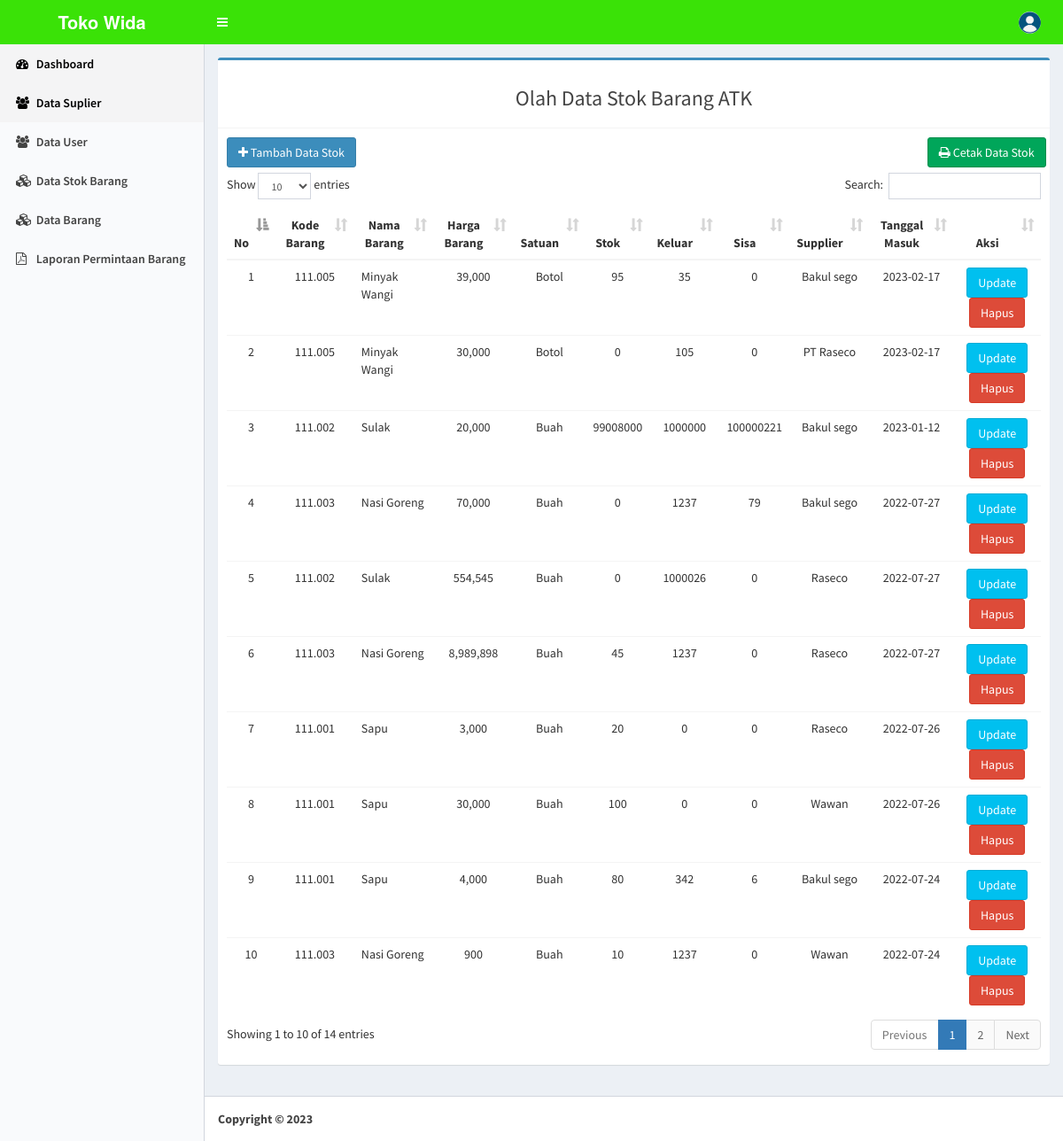
/bendahara/index?p=stokbarang, run on the app's committed database.
### tables this page shows
CREATE TABLE `stokbarang` (
  `id_kode_brg` int(2) NOT NULL,
  `kode_brg` varchar(7) NOT NULL,
  `id_jenis` int(2) NOT NULL,
  `nama_brg` varchar(50) NOT NULL,
  `hargabarang` varchar(50) NOT NULL,
  `satuan` varchar(50) NOT NULL,
  `stok` int(11) NOT NULL,
  `keluar` int(11) NOT NULL,
  `sisa` int(11) NOT NULL,
  `keterangan` varchar(50) NOT NULL,
  `supplier` varchar(100) NOT NULL,
  `tgl_input` date NOT NULL
);

### bendahara/stokbarang.php (the view, shortened to what this page needs)
<?php
include "../fungsi/koneksi.php";
  $query = mysqli_query($koneksi, "SELECT * FROM stokbarang order by tgl_input DESC");
?>
<section class="content">
  <div class="row">
    <div class="col-sm-12">
      <div class="box box-primary">
        <div class="box-header with-border">
          <h3 class="text-center">Olah Data Stok Barang  ATK</h3>
        </div>
        <div class="box-body">
          <div class="row">
            <div class="col-md-2">
              <a href="index?p=tambahstok" class=" btn btn-primary"><i class="fa fa-plus"></i> Tambah Data Stok</a><br>
            </div>
            <div class="col-md-2 pull-right">
              <a target="_blank" href="cetakstok.php" class="btn btn-success"><i class="fa fa-print"></i> Cetak Data Stok</a><br>
            </div>
            <br><br>
          </div>
          <div class="table-responsive">
            <table class="table text-center" id="material">
             <thead  >
              <tr>
               <th>No</th>
               <th>Kode Barang</th>
               <th>Nama Barang</th>
               <th>Harga Barang</th>
               <th>Satuan</th>
               <th>Stok</th>
               <th>Keluar</th>
               <th>Sisa</th>
               <th>Supplier</th>
               <th>Tanggal Masuk</th>
               <th>Aksi</th>
             </tr>
           </thead>
           <tbody>
            <tr>
             <?php
             $no =1 ;
             if (mysqli_num_rows($query)) {
               while($row=mysqli_fetch_assoc($query)):
                ?>
                <td> <?= $no; ?> </td>
                <td> <?= $row['kode_brg']; ?> </td>
                <td style="text-align: left;"> <?= $row['nama_brg']; ?> </td>
                <td> <?= number_format($row['hargabarang']); ?> </td>
                <td> <?= $row['satuan']; ?> </td>
                <td> <?= $row['stok']; ?> </td>
                <td> <?= $row['keluar']; ?> </td>
                <td> <?= $row['sisa']; ?> </td>
                <td> <?= $row['supplier']; ?> </td>
                <td><?= $row['tgl_input']; ?> </td>
                <td>
                  <a href="?p=stokbarang&aksi=edit&id=<?= $row['id_kode_brg']; ?>"><span data-placement='top' data-toggle='tooltip' title='Update'><button  class="btn btn-info">Update</button></span></a>
                  <a href="?p=stokbarang&aksi=hapus&id=<?= $row['id_kode_brg']; ?>"><span data-placement='top' data-toggle='tooltip' title='Hapus'><button  class="btn btn-danger" onclick="return confirm('Yakin ingin menghapus ?')">Hapus</button></span></a>
                </td>
              </tr>
              <?php $no++; endwhile; } ?>
            </tbody>
          </table>
        </div>
      </div>
    </div>
  </div>
</div>
</section>

### bendahara/index.php (shortened to what this page needs)
<!DOCTYPE html>
<html>
<head>
  <link rel="stylesheet" href="../assets/bootstrap/css/bootstrap.min.css">
  <link href="../assets/bootstrap/css/custom.css" rel="stylesheet">
  <link rel="stylesheet" href="../assets/fa/css/font-awesome.min.css">
  <link rel="stylesheet" href="../assets/dist/css/AdminLTE.min.css">
   <link rel="stylesheet" href="../assets/dist/css/skins/_all-skins.min.css">
   <link rel="stylesheet" href="../assets/plugins/iCheck/flat/blue.css">
   <link rel="stylesheet" href="../assets/plugins/morris/morris.css">
   <link rel="stylesheet" href="../assets/plugins/jvectormap/jquery-jvectormap-1.2.2.css">
   <link rel="stylesheet" href="../assets/plugins/datepicker/datepicker3.css">
   <link rel="stylesheet" href="../assets/plugins/daterangepicker/daterangepicker.css">
   <link rel="stylesheet" href="../assets/plugins/bootstrap-wysihtml5/bootstrap3-wysihtml5.min.css">
   <link rel="stylesheet" href="../assets/plugins/datatables/dataTables.bootstrap.css">
 </head>
 <body class="hold-transition skin-red-light sidebar-mini">
  <div class="wrapper">
    <header class="main-header">
     <div class="logo">
      <span class="logo-lg"><b>Toko Wida</b></span>
    </div>
    <nav class="navbar navbar-static-top">
      <a href="#" class="sidebar-toggle" data-toggle="offcanvas" role="button">
      </a>
      <div class="navbar-custom-menu">
        <ul class="nav navbar-nav">
          <li class="dropdown user user-menu">
            <a href="#" class="dropdown-toggle" data-toggle="dropdown">
              <img src="../gambar/user.png" class="user-image" alt="User Image">
            </a>
          </li>
        </ul>
      </div>
    </nav>
</header>
<aside class="main-sidebar">
  <section class="sidebar">
    <ul class="sidebar-menu">
      <li class="active treeview">
        <a href="index">
          <i class="fa fa-dashboard"></i> <span>Dashboard</span>
        </a>
      </li>
      <li class="active treeview">
        <a href="index?p=supplier">
          <i class="fa fa-users"></i> <span>Data Suplier</span>
        </a>
      </li>
      <li><a href="index?p=user"><i class="fa fa-users"></i> <span>Data User</span></a></li>
      <li class="treeview">
        <a href="index?p=stokbarang">
          <i class="fa fa-cubes"></i>
          <span>Data Stok Barang</span>
        </a>
     </li>
      <li class="treeview">
        <a href="#">
          <i class="fa fa-cubes"></i>
          <span>Data Barang</span>
        </a>
     </li>
    <li class="treeview">
      <a href="#">
        <i class="fa fa-file-pdf-o"></i>
        <span>Laporan Permintaan Barang </span>
      </a>
    </li>
  </ul>
</section>
</aside>
<div class="content-wrapper">
  <?php include "page.php"; ?>
</div>
<footer class="main-footer">
 <strong>Copyright &copy; 2023 </strong>
</footer>
</body>
</html>

### bendahara/page.php (shortened to what this page needs)
<?php
$page = isset($_GET['p']) ? $_GET['p'] : "";
if ($page == 'formpesan') {
    include_once "formpesan.php";
} else if ($page=="") {
    include_once "main.php";
}  else if ($page=="material") {
    include_once "material.php";
}  else if ($page=="material-m1") {
    include_once "material-m1.php";
}  else if ($page=="material-m2") {
    include_once "material-m2.php";
}  else if ($page=="material-m3") {
    include_once "material-m3.php";
} else if ($page=="tambahmaterial") {
    include_once "tambahmaterial.php";
} else if ($page=="tambahmaterial-m1") {
    include_once "tambahmaterial-m1.php";
} else if ($page=="tambahmaterial-m2") {
    include_once "tambahmaterial-m2.php";
 } else if ($page=="tambahmaterial-m3") {
    include_once "tambahmaterial-m3.php";
} else if ($page=="user") {
    include_once "user.php";
}  else if ($page=="edit") {
    include_once "editmaterial.php";
}  else if ($page=="edit-m1") {
    include_once "edit-m1.php";
}  else if ($page=="edit-m2") {
    include_once "edit-m2.php";
}  else if ($page=="edit-m3") {
    include_once "edit-m3.php";
} else if ($page=="hapusmaterial-m1") {
    include_once "hapusmaterial-m1.php";
} else if ($page=="hapusmaterial-m2") {
    include_once "hapusmaterial-m2.php";
} else if ($page=="hapusmaterial-m3") {
    include_once "hapusmaterial-m3.php";
} else if ($page=="hapususer") {
    include_once "hapususer.php";
} else if ($page=="edituser") {
    include_once "edituser.php";
} else if ($page=="tambahuser") {
    include_once "tambahuser.php";
} else if ($page=="cetakstok") {
    include_once "halcetak.php";
} else if ($page=="editpesanminta") {
    include_once "editpesanminta.php";
} else if ($page=="tidaksetuju") {
    include_once "tidaksetuju.php";
} else if ($page=="cetakpesanan") {
    include_once "cetakpesanan.php";
}  else if ($page=="formpengajuan") {
  include_once "formpengajuan.php";
} else if ($page=="tidaksetujupengajuan") {
    include_once "tidaksetujupengajuan.php";
} else if ($page=="lap_keluar") {
    include_once "lap_keluar.php";
} else if ($page=="lap_masuk") {
    include_once "lap_masuk.php";
} else if ($page=="datapermintaan") {
    include_once "datapermintaan.php";
}  else if ($page=="detilpermintaan") {
    include_once "detilpermintaan.php";
}  else if ($page=="datapengeluaran") {
    include_once "datapengeluaran.php";
}  else if ($page=="laporanpengeluaran") {
    include_once "laporanpengeluaran.php";
} else if ($page=="detil_datapengeluaran") {
    include_once "detil_datapengeluaran.php";
}  else if ($page=="laporanpengeluaran2") {
    include_once "laporanpengeluaran2.php";
}  else if ($page=="laporanpengeluaran3") {
    include_once "laporanpengeluaran3.php";
}   else if ($page=="laporanpemasukan") {
    include_once "laporanpemasukan.php";
}  else if($page == "detillaporanpemasukan"){
    include_once "detillaporanpemasukan.php";
}  else if ($page=="laporanpemasukan2") {
    include_once "laporanpemasukan2.php";
}   else if ($page=="datapemasukan") {
    include_once "datapemasukan.php";
} else if ($page=="detilpengajuan") {
    include_once "detilpengajuan.php";
}  else if ($page=="datapengajuan") {
    include_once "datapengajuan.php";
}else if ($page=="rekapitulasipermintaan") {
    include_once "rekapitulasipermintaan.php";
}else if ($page=="rekapitulasipengajuan") {
    include_once "rekapitulasipengajuan.php";
}else if ($page=="detil_lap_permintaan") {
    include_once "detil_lap_permintaan.php";
}else if ($page=="detil_lap_pengajuan") {
    include_once "detil_lap_pengajuan.php";
}else if ($page=="supplier") {
    include_once "supplier.php";
}else if ($page=="tambahsupplier") {
    include_once "tambahsupplier.php";
}
else if ($page=="editsupplier") {
    include_once "editsupplier.php";
}
else if ($page=="hapussupplier") {
    include_once "hapussupplier.php";
}
else if($page=="tambahbarang"){
    include_once "tambahbarang.php";
}
else if ($page=="stokbarang"){
    include_once "stokbarang.php";
}
?>

### data on the page
stokbarang: kode_brg "111.005", nama_brg "Minyak Wangi", hargabarang "39,000", satuan "Botol", stok "95", keluar "35", sisa "0", supplier "Bakul sego", tgl_input "2023-02-17"
stokbarang: kode_brg "111.005", nama_brg "Minyak Wangi", hargabarang "30,000", satuan "Botol", stok "0", keluar "105", sisa "0", supplier "PT Raseco", tgl_input "2023-02-17"
stokbarang: kode_brg "111.002", nama_brg "Sulak", hargabarang "20,000", satuan "Buah", stok "99008000", keluar "1000000", sisa "100000221", supplier "Bakul sego", tgl_input "2023-01-12"
stokbarang: kode_brg "111.003", nama_brg "Nasi Goreng", hargabarang "70,000", satuan "Buah", stok "0", keluar "1237", sisa "79", supplier "Bakul sego", tgl_input "2022-07-27"
stokbarang: kode_brg "111.002", nama_brg "Sulak", hargabarang "554,545", satuan "Buah", stok "0", keluar "1000026", sisa "0", supplier "Raseco", tgl_input "2022-07-27"
stokbarang: kode_brg "111.003", nama_brg "Nasi Goreng", hargabarang "8,989,898", satuan "Buah", stok "45", keluar "1237", sisa "0", supplier "Raseco", tgl_input "2022-07-27"
stokbarang: kode_brg "111.001", nama_brg "Sapu", hargabarang "3,000", satuan "Buah", stok "20", keluar "0", sisa "0", supplier "Raseco", tgl_input "2022-07-26"
stokbarang: kode_brg "111.001", nama_brg "Sapu", hargabarang "30,000", satuan "Buah", stok "100", keluar "0", sisa "0", supplier "Wawan", tgl_input "2022-07-26"
stokbarang: kode_brg "111.001", nama_brg "Sapu", hargabarang "4,000", satuan "Buah", stok "80", keluar "342", sisa "6", supplier "Bakul sego", tgl_input "2022-07-24"
stokbarang: kode_brg "111.003", nama_brg "Nasi Goreng", hargabarang "900", satuan "Buah", stok "10", keluar "1237", sisa "0", supplier "Wawan", tgl_input "2022-07-24"
